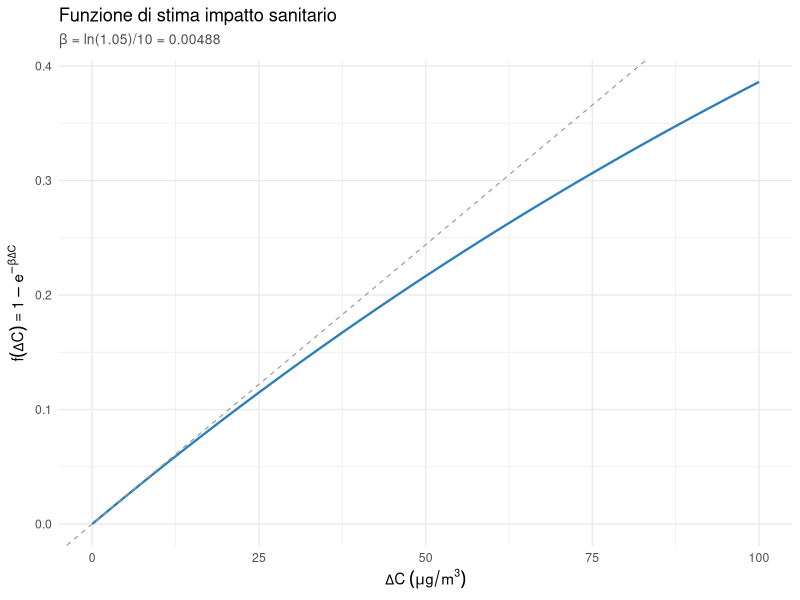

This chart was generated by the following R code:
## ---- chunk 1
#| label: setup
#| include: false

# ---- Caricamento delle librerie ----
library(tidyverse)
library(knitr)
library(magick)

## ---- chunk 2
#| label: fig-f-who
#| echo: false
#| message: false
#| warning: false
#| fig-cap: Funzione di stima dell'impatto sanitario in funzione di $\Delta C$
#| fig-height: 3
#| fig-width: 5
#| fig-pos: "H"


# grafico calibrato per RR = 1.05 per 10 µg/m3
# quindi β = ln(1.05)/10 ≈ 0.004879

# Calcolo di beta a partire dall'RR fornito (1.05 per 10 ug/m3)
RR <- 1.05
beta <- log(RR) / 10

# Funzione di impatto sanitario
f <- function(delta_c, beta) 1 - exp(-beta * delta_c)

# Griglia di valori di Delta C
delta_c_seq <- seq(0, 100, by = 0.1)
df <- data.frame(
  delta_c = delta_c_seq,
  f_val = f(delta_c_seq, beta)
)

ggplot(df, aes(x = delta_c, y = f_val)) +
  geom_line(linewidth = 0.8, color = "#2c7fb8") +
  geom_abline(intercept = 0, slope = beta, linetype = "dashed", color = "grey60", linewidth = 0.4) +
  labs(
    x = expression(Delta*C~(mu*g/m^3)),
    y = expression(f(Delta*C) == 1 - e^{-beta*Delta*C}),
    title = "Funzione di stima impatto sanitario",
    subtitle = expression(paste(beta, " = ln(1.05)/10 ", "=", " 0.00488"))
  ) +
  theme_minimal(base_size = 11) +
  theme(
    #plot.title = element_text(face = "bold", size = 12),
    plot.subtitle = element_text(size = 10, color = "grey30")
  )
